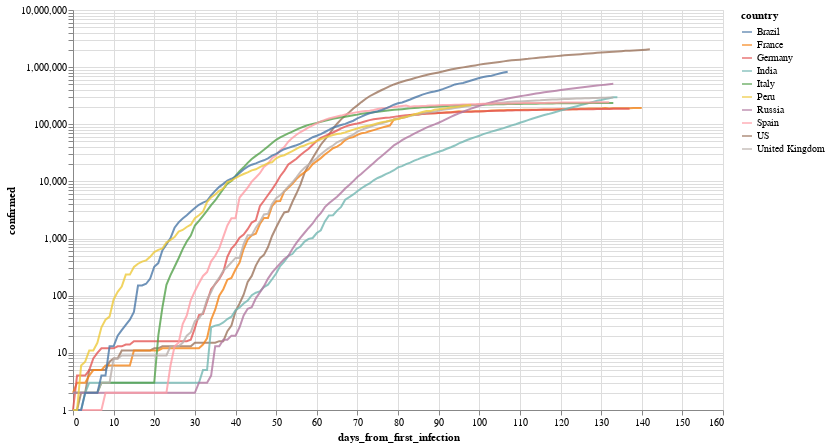

Write notebook code for a chart like this one.
### Markdown cell above
Por ejemplo, evolución (interactiva!) de los paises con mas infectados

### Code cell
total_confirmed_by_country = global_df.groupby('country').confirmed.max().sort_values(ascending=False)
selected_countries = total_confirmed_by_country[total_confirmed_by_country > 1000].index

plot_df = global_df[
    (global_df.confirmed > 0) & 
    (global_df.country.isin(selected_countries[:10]))
].sort_values('date')

selection = alt.selection_multi(
    fields=['country'], 
    bind='legend', 
    init=[{'country': c} for c in selected_countries[:10]]
)


(
    alt.Chart(plot_df)
       .mark_line()
       .encode(
           x='days_from_first_infection', 
           y=alt.Y('confirmed', scale=alt.Scale(type='log')), 
           color='country',
           opacity=alt.condition(selection, alt.value(.8), alt.value(.05))
       ).add_selection(selection)
        .properties(width=650, height=400)
       
)

### Figure 1 — Vega-Lite specification as saved in the notebook (floating-point values rounded to 4 significant figures; data arrays with more than 128 entries replaced by an {"elided": "..."} marker saying what was removed)
{"config": {"view": {"continuousWidth": 400, "continuousHeight": 300}}, "data": {"name": "data-d1ed020ec6c0bccad2724776e0b8e784"}, "mark": "line", "encoding": {"color": {"type": "nominal", "field": "country"}, "opacity": {"condition": {"value": 0.8, "selection": "selector001"}, "value": 0.05}, "x": {"type": "quantitative", "field": "days_from_first_infection"}, "y": {"type": "quantitative", "field": "confirmed", "scale": {"type": "log"}}}, "height": 400, "selection": {"selector001": {"type": "multi", "fields": ["country"], "bind": "legend", "init": [{"country": "US"}, {"country": "Brazil"}, {"country": "Russia"}, {"country": "India"}, {"country": "United Kingdom"}, {"country": "Spain"}, {"country": "Italy"}, {"country": "Peru"}, {"country": "France"}, {"country": "Germany"}]}}, "width": 650, "$schema": "https://vega.github.io/schema/vega-lite/v4.8.1.json", "datasets": {"data-d1ed020ec6c0bccad2724776e0b8e784": {"elided": "1299 records"}}}
